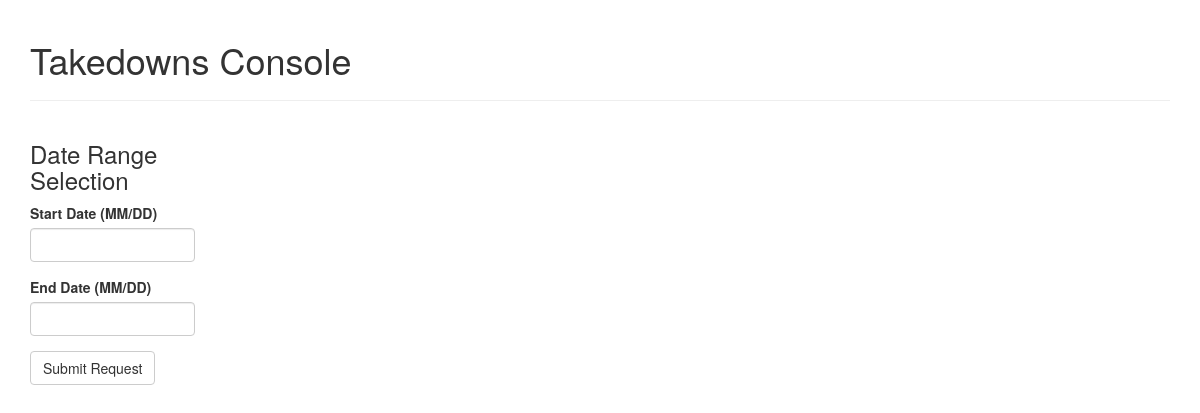
Before: /tdconsole with the older database file.
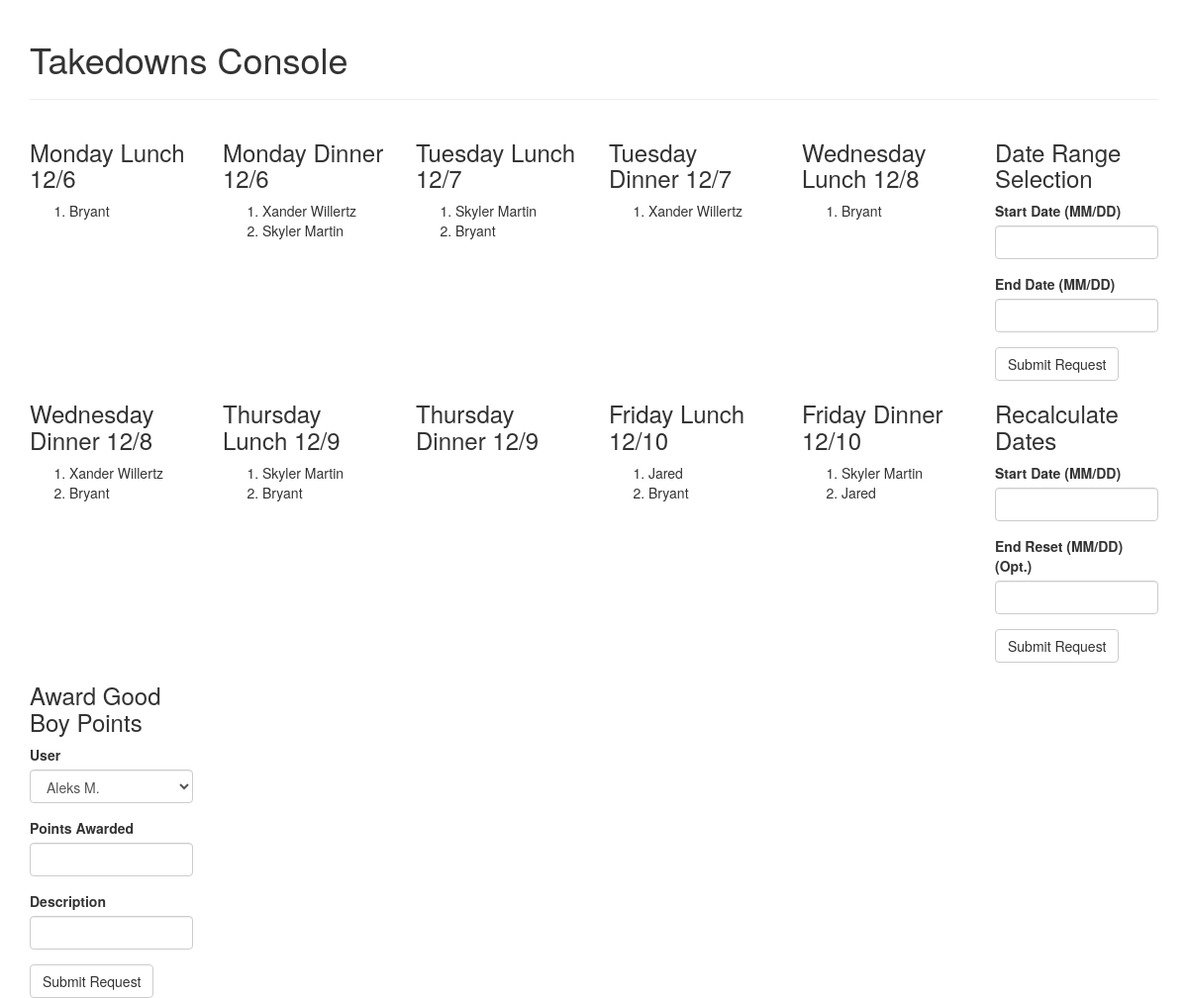
After: the same page with the newer database file.
### tables this page shows
CREATE TABLE users (
            uid INTEGER PRIMARY KEY AUTOINCREMENT,
            pname TEXT,
            email TEXT UNIQUE,
            newMember INTEGER
        );

### app/routes.py (the view, shortened to what this page needs)
@app.route("/", methods=['POST', 'GET'])
@app.route("/tdconsole", methods=['POST', 'GET'])
def tdconsole():
    dateInput = DateInput()
    solveDates = SolveDateForm()
    gbpf = GoodBoyPointForm()
    utdsf = UpdateTakedownsSheet()
    dio = DefaultInstacartOrderForm()
    ordersheet = SaveInstacartOrderSheet()
    message = None
    if utdsf.submit.data and utdsf.password.data and utdsf.password.data == "hunter2" and utdsf.validate_on_submit():
        algoSesh.updateTakedowns()
    if "startDate" in request.cookies:
        startDate = request.cookies.get("startDate")
        endDate = request.cookies.get("endDate")
        startDatetime = datetime.datetime.strptime(startDate, "%m/%d/%Y")
        endDatetime = datetime.datetime.strptime(
            endDate, "%m/%d/%Y") + datetime.timedelta(days=1)
        data = algoSesh.getAssignments(startDatetime, endDatetime)
        return render_template("tdconsole.html", utdsf=utdsf, ordersheet=ordersheet, dio=dio, gbpf=gbpf, message=message, dataRows=data, dateInput=dateInput, clearDate=solveDates)
    else:
        startDatetime = datetime.datetime.now() - datetime.timedelta(days=(datetime.datetime.now().weekday()))
        endDatetime = startDatetime + datetime.timedelta(days=40)
        data = algoSesh.getAssignments(startDatetime, endDatetime)
        return render_template("tdconsole.html", utdsf=utdsf, ordersheet=ordersheet, dio=dio, gbpf=gbpf, message=message, dataRows=data, dateInput=dateInput, clearDate=solveDates)

### app/forms.py
class DateInput(FlaskForm):
    startDate = StringField(
        "Start Date (MM/DD)", validators=[DataRequired(), Regexp(r"^[0-9]{2}/[0-9]{2}$")])
    endDate = StringField(
        "End Date (MM/DD)", validators=[DataRequired(), Regexp(r"^[0-9]{2}/[0-9]{2}$")])
    submit = SubmitField("Submit Request")

class SolveDateForm(FlaskForm):
    resetDate = StringField(
        "Start Date (MM/DD)", validators=[DataRequired(), Regexp(r"^[0-9]{2}/[0-9]{2}$")])
    endResetDate = StringField(
        "End Reset (MM/DD) (Opt.)", validators=[Regexp(r"^[0-9]{2}/[0-9]{2}$")])
    submit = SubmitField("Submit Request")

### app/db/__init__.py (called while the page is built)
    def createCursor(self):
        self.conn = sqlite3.connect("./app/db/takedowns.db")
        return self.conn.cursor()

    def getDates(self, startDate, endDate):  # Working
        c = self.createCursor()
        ret = [x for x in c.execute("SELECT dateId, tid FROM schedule WHERE date BETWEEN ? AND ?", (startDate, endDate))]
        c.close()
        return ret

    def getIsoDate(self, dateId):
        c = self.createCursor()
        c.execute("SELECT date FROM schedule WHERE dateId = ?", (dateId,))
        ret = c.fetchone()[0]
        c.close()
        return ret

    def getPname(self, uid):
        c = self.createCursor()
        c.execute("SELECT pname FROM users WHERE uid = ?", (uid,))
        uid = c.fetchone()[0]
        c.close()
        return uid

    def getAssignments(self, dateId):
        c = self.createCursor()
        try:
            ret = c.execute("SELECT uid FROM assignments WHERE dateId = ?",(dateId,))
            users = []
            for user in ret:
                users.append(user[0])
            c.close()
            if users:
                return users
            else:
                return []
        except Exception:  # If there's no rows returned
            c.close()
            return None

### app/templates/tdconsole.html (shortened to what this page needs)
{% extends "base.html" %}
{% import "bootstrap/wtf.html" as wtf %}
{% block app_content %}
<div class="container">
  <br>
  <h1>Takedowns Console</h1>
  <hr>
  {% for row in dataRows %}
  <div class="row">
    {% for day in row %}
    <div class="col-md-2">
      <h3>{{ day[0] }}</h3>
      <ol>
        {% for as in day[1] %}
        <li>{{ as }}</li>
        {% endfor %}
      </ol>
    </div>
    {% endfor %}
    {% if row == dataRows[0] %}
    <div class="col-md-2">
      <h3>Date Range Selection</h3>
      {{ wtf.quick_form(dateInput) }}
    </div>
    {% endif %}
    {% if row == dataRows[1] %}
    <div class="col-md-2">
      <h3>Recalculate Dates</h3>
      {{ wtf.quick_form(clearDate) }}
    </div>
    {% endif %}
    {% if row == dataRows[2] %}
    <div class="col-md-2">
      <h3>Award Good Boy Points</h3>
      {{ wtf.quick_form(gbpf) }}
    </div>
    {% endif %}
  </div>
  {% endfor %}
</div>
{% endblock %}

### app/templates/base.html (shortened to what this page needs)
{% extends 'bootstrap/base.html' %}
{% block head %}
{{super()}}
{% endblock %}
{% block content %}
{% block app_content %}{% endblock %}
{% endblock %}

Changed rows visible on the page:
now on this page (row edited): users: pname "Bryant"
now on this page (row edited): users: pname "Xander Willertz"
now on this page (row edited): users: pname "Skyler Martin"
now on this page (row edited): users: pname "Jared"
Other visible differences:
new list line: "Monday Lunch 12/6 Monday Dinner 12/6 Tuesday Lunch 12/7 Tuesday Dinner 12/7 Wednesday Lunch 12/8"
new list line: "Wednesday Dinner 12/8 Thursday Lunch 12/9 Thursday Dinner 12/9 Friday Lunch 12/10 Friday Dinner 12/10 Recalculate Dates Start Date (MM/DD) End Reset (MM/DD) (Opt.)   Submit Request"
new list line: "Award Good Boy Points User Points Awarded Description Aleks M.   Submit Request"
